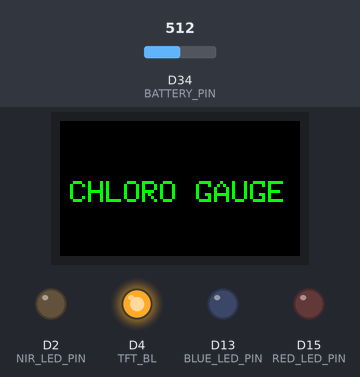
The sketch below on a simulated Arduino Due. On the bench: 240×135 colour display, output pins drawn as LEDs (lit = HIGH). The test bench sets the inputs (shaded band); at power-on: D34 (BATTERY_PIN) = 512 (analog values on the 0–1023 scale).

Above: at 0.2 s.
At 5.3 s:
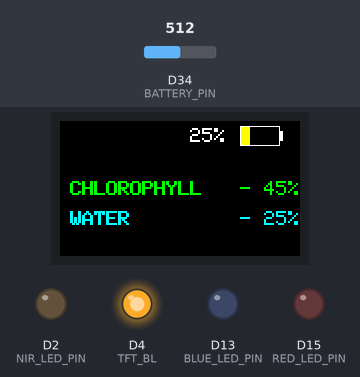

The sketch:

DISPLAY_CODE_FINAL.ino
```cpp
#include <Adafruit_GFX.h>
#include <Adafruit_ST7789.h>
#include <SPI.h>

// Define pins
#define RED_LED_PIN 15
#define BLUE_LED_PIN 13
#define NIR_LED_PIN 2
#define TFT_MOSI 19
#define TFT_SCLK 18
#define TFT_CS   5
#define TFT_DC   16
#define TFT_RST  23
#define TFT_BL   4
#define BATTERY_PIN 34
#define SCL 22
#define SDA 21
#define SENSOR_INT 17
#define SW_1 27
#define SW_2 25
#define SW_3 38
#define SW_4 36

Adafruit_ST7789 tft = Adafruit_ST7789(TFT_CS, TFT_DC, TFT_MOSI, TFT_SCLK, TFT_RST);

int chlorophyllValue = 45;
int waterValue = 25;
int batteryValue = 0;

// ---------- Battery Icon ----------
void drawBatteryIcon(int x, int y, int level) {
  tft.drawRect(x, y, 40, 20, ST77XX_WHITE);
  tft.fillRect(x + 40, y + 5, 3, 10, ST77XX_WHITE);

  uint16_t color;
  if (level > 50) color = ST77XX_GREEN;
  else if (level > 20) color = ST77XX_YELLOW;
  else color = ST77XX_RED;

  int fillWidth = map(level, 0, 100, 0, 38);
  tft.fillRect(x + 1, y + 1, fillWidth, 18, color);
}

// ---------- Bold Text ----------
void drawBoldText(int x, int y, const char* text, uint16_t color, int textSize) {
  tft.setTextSize(textSize);
  tft.setTextColor(color);
  tft.setCursor(x, y);
  tft.print(text);
  tft.setCursor(x + 1, y);
  tft.print(text);
}

// ---------- Read Battery Level ----------
int readBatteryLevel() {
  int raw = analogRead(BATTERY_PIN);
  float voltage = (raw / 4095.0) * 3.3 * 2.0;  // voltage divider
  int percent = map(voltage * 100, 300, 420, 0, 100); // 3.0V→0%, 4.2V→100%
  percent = constrain(percent, 0, 100);
  return percent;
}

// ---------- Draw Main Display ----------
void drawDisplay() {
  tft.fillScreen(ST77XX_BLACK);

  drawBatteryIcon(180, 5, batteryValue);

  tft.setTextSize(2);
  tft.setTextColor(ST77XX_WHITE);
  tft.setCursor(130, 7);
  tft.printf("%d%%", batteryValue);

  drawBoldText(10, 60, "CHLOROPHYLL", ST77XX_GREEN, 2);
  tft.setCursor(180, 60);
  tft.setTextSize(2);
  tft.printf("- %d%%", chlorophyllValue);

  drawBoldText(10, 90, "WATER", ST77XX_CYAN, 2);
  tft.setCursor(120, 90);
  tft.setTextSize(2);
  tft.printf("     - %d%%", waterValue);
}

// ---------- Startup Splash Screen ----------
void showStartupScreen() {
  tft.fillScreen(ST77XX_BLACK);
  tft.setTextColor(ST77XX_GREEN);
  tft.setTextSize(3);
  tft.setCursor(10, 60);
  tft.print("CHLORO GAUGE");
}

// ---------- Setup ----------
void setup() {
  Serial.begin(115200);

  // LED Setup (all OFF)
  pinMode(RED_LED_PIN, OUTPUT);
  pinMode(BLUE_LED_PIN, OUTPUT);
  pinMode(NIR_LED_PIN, OUTPUT);
  digitalWrite(RED_LED_PIN, LOW);
  digitalWrite(BLUE_LED_PIN, LOW);
  digitalWrite(NIR_LED_PIN, LOW);

  pinMode(TFT_BL, OUTPUT);
  digitalWrite(TFT_BL, LOW); // keep backlight OFF at startup

  tft.init(135, 240);
  tft.setRotation(1);

  // Show startup screen before enabling backlight
  showStartupScreen();
  digitalWrite(TFT_BL, HIGH); // Turn screen on only after splash is drawn (prevents flash)
  delay(5000);

  analogReadResolution(12);
}

// ---------- Loop ----------
void loop() {
  batteryValue = readBatteryLevel();
  drawDisplay();
  delay(20000); // refresh every 20 sec
}
```
